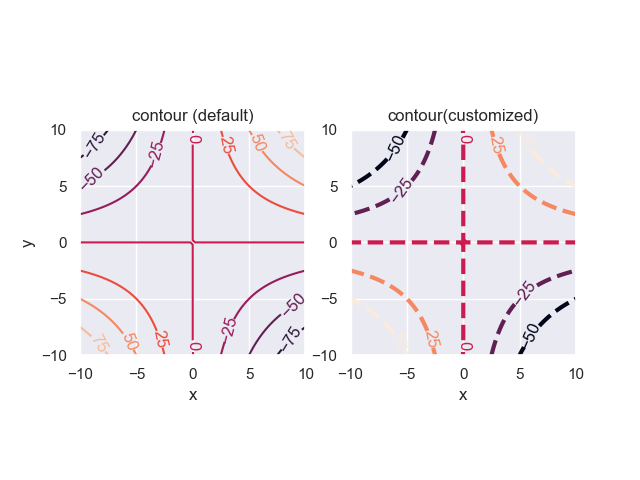

This figure's Python source:
#-------------------------------------
#   CH_12_7_1_EX_1_Pyplot_Contour.py
#-------------------------------------
import numpy as np
import matplotlib.pyplot as plt
#
x = np.linspace(-10., 10., 101)
y = np.linspace(-10., 10., 101)
X, Y = np.meshgrid(x, y)
#
Z = X*Y
#----- 繪製等高線圖 (使用預設參數)
plt.subplot(1,2,1)
c1 = plt.contour(x, y, Z)
plt.clabel(c1)
plt.xlabel('x')
plt.ylabel('y')
plt.axis('square')
plt.title('contour (default)')
#----- 繪製等高線圖 (使用自訂參數)
plt.subplot(1,2,2)
values = [-50, -25., 0., 25., 50]
c2 = plt.contour(x, y, Z, values, linewidths = 3, linestyles = 'dashed')
plt.clabel(c2)
plt.xlabel('x')
plt.axis('square')
plt.title('contour(customized)')
#
plt.savefig('CH_12_7_1_EX_1_Pyplot_Contour.png')
plt.show()







































































	


